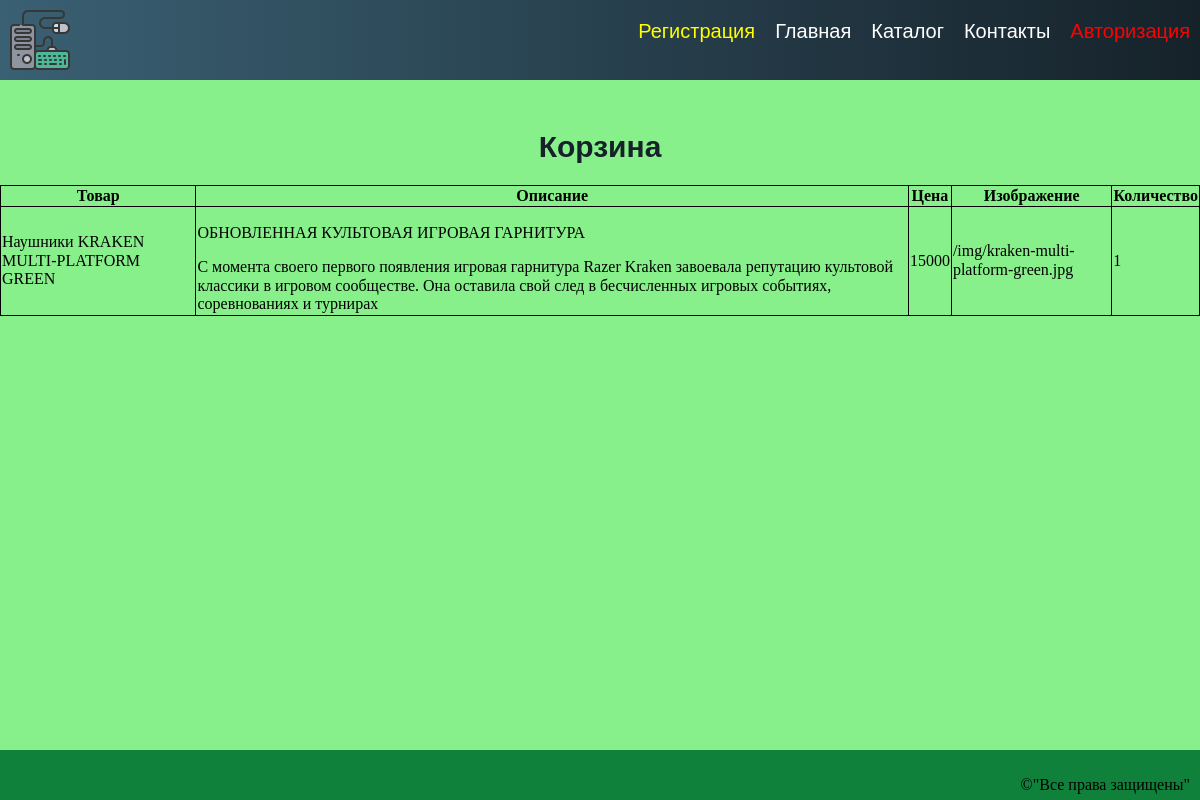
/products/buy.php?product=4, run on the app's committed database.
### tables this page shows
CREATE TABLE `products` (
  `ID` int(11) NOT NULL COMMENT 'ID',
  `NAME` varchar(100) NOT NULL COMMENT 'Название товара',
  `SHORT_DESCRIPTION` varchar(255) DEFAULT NULL COMMENT 'Кратное описание',
  `SPECIFICATIONS` text DEFAULT NULL COMMENT 'Характеристики ',
  `DESCRIPTION` text DEFAULT NULL COMMENT 'Описание',
  `PRICE` float NOT NULL COMMENT 'Цена',
  `IMAGE` varchar(255) NOT NULL COMMENT 'Изображение'
);

### products/buy.php (the view, shortened to what this page needs)
<?php
if (isset($_SESSION['BASKET'])) {
    $arBasket = $_SESSION['BASKET'];
    $arTitle = [
        "NAME" => "Товар",
        "SHORT_DESCRIPTION" => "Описание",
        "PRICE" => "Цена",
        "IMAGE" => "Изображение",
        "COUNT" => "Количество"
    ];
}
?>
<!DOCTYPE html>
<html lang="en">
<head>
    <link rel="stylesheet" href="/style/dist/main.css">
    <link rel="stylesheet" href="/style/dist/normalize.css">
</head>
<body>
    <div class="container">
        <div class="content">
            <h1>Корзина</h1>
            <table width="100%" id="basket">
                <thead>
                    <tr>
                        <?php
                        if (isset($arBasket)) {
                            $arProduct = current($arBasket);
                            foreach ($arProduct as $key => $field) {
                                if ($key == "ID") continue;
                                $title = $arTitle[$key]; ?>
                                <th class="<?= $key ?>"><?= $title ?></th>
                            <?php }
                            ?>
                    </tr>
                </thead>
                <?php foreach ($arBasket as $arProduct) {
                ?>
                    <tr>
                        <?php foreach ($arProduct as $key => $field) {
                                    if ($key == "ID") continue;
                        ?>
                            <td class="<?= $key ?>"><?= $field ?></td>
                        <?php } ?>
                    </tr>
                <?php }
                        } else {
                ?><center>Ваша корзина пуста!</center><?php
                                                    } ?>
            </table>
        </div>
    </div>
</body>
</html>

### data on the page
products: NAME "Наушники KRAKEN MULTI-PLATFORM GREEN", SHORT_DESCRIPTION "ОБНОВЛЕННАЯ КУЛЬТОВАЯ ИГРОВАЯ ГАРНИТУРА С момента своего первого появления игровая гарнитура Razer Kraken завоевала репутацию культовой классики в игровом сообществе. Она оставила свой след в бесчисленных игровых событиях, соревнованиях и турнирах", PRICE "15000", IMAGE "/img/kraken-multi-platform-green.jpg", field "1"

### other printed values
$item["name"] "Регистрация"
$item["name"] "Главная"
$item["name"] "Каталог"
$item["name"] "Контакты"
$item["name"] "Авторизация"
$title "Товар"
$title "Описание"
$title "Цена"
$title "Изображение"
$title "Количество"
